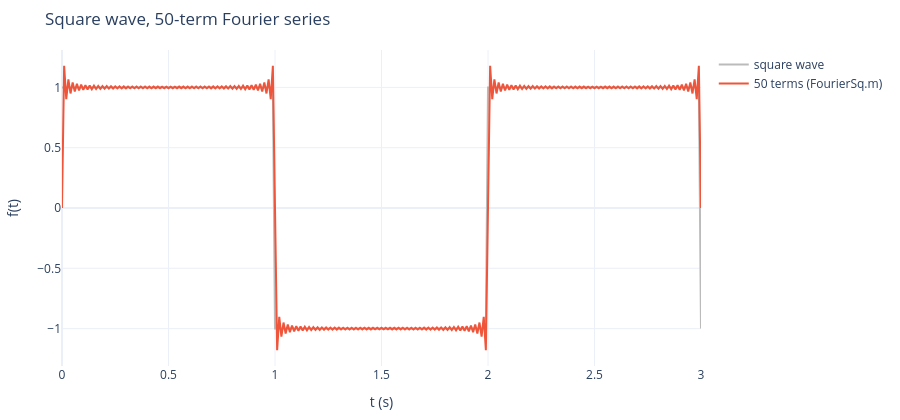
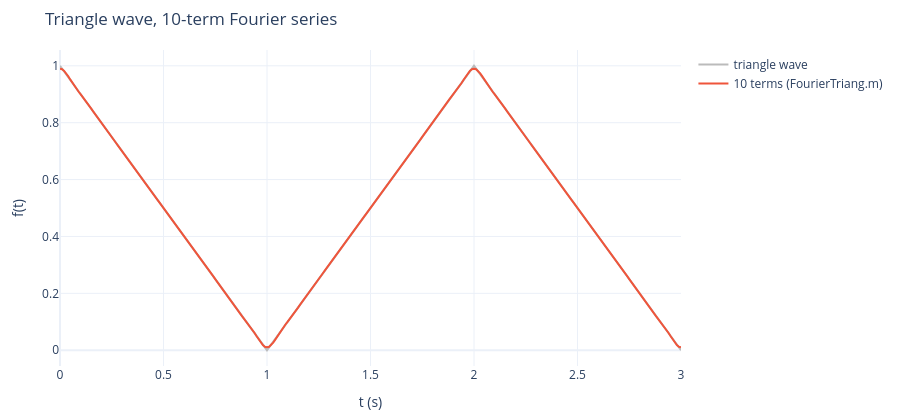

The code cell stored with these charts, in order, in its notebook:
### Markdown cell above
## 1. 傅立葉級數部分和（`FourierSq.m`、`FourierTriang.m`）

```matlab
% FourierSq.m                              % FourierTriang.m
k=50; t=0:0.01:3; f=0;                     k=10; t=0:0.01:3; f=0.5;
for n = 1:k                                for n = 1:k
 bn=4/(2*n-1)/pi;                           an=4/(2*n-1)/(2*n-1)/pi/pi;
 f=f+bn*sin((2*n-1)*pi*t);                  f=f+an*cos((2*n-1)*pi*t);
end                                        end
```
方波：$f(t)=\sum\frac{4}{(2n-1)\pi}\sin(2n-1)\pi t$；三角波：$f(t)=\frac12+\sum\frac{4}{(2n-1)^2\pi^2}\cos(2n-1)\pi t$。
先用數值積分確認係數，再畫部分和。

### Code cell
for n in range(1, 6):
    bn = round(quad(lambda t: square(t) * np.sin(n * np.pi * t), 0, 2, points=[1])[0], 12) + 0.0   # + 0.0：去掉 -0.0
    an = round(quad(lambda t: triangle(t) * np.cos(n * np.pi * t), -1, 1, points=[0])[0], 12) + 0.0
    print(f"n = {n}: square b_n = {bn:+.6f} (formula {2 * (1 - (-1)**n) / (n * np.pi):+.6f}),  "
          f"triangle a_n = {an:+.6f} (formula {2 * (1 - (-1)**n) / (n * np.pi)**2:+.6f})")


def sq_sum(t, k):
    return sum(4 / (2 * n - 1) / np.pi * np.sin((2 * n - 1) * np.pi * t) for n in range(1, k + 1))


def tri_sum(t, k):
    return 0.5 + sum(4 / (2 * n - 1)**2 / np.pi**2 * np.cos((2 * n - 1) * np.pi * t) for n in range(1, k + 1))


t = np.arange(0, 3 + 1e-9, 0.01)
fig = go.Figure([go.Scatter(x=t, y=square(t), name="square wave", line=dict(color="#bbb")),
                 go.Scatter(x=t, y=sq_sum(t, 50), name="50 terms (FourierSq.m)")])
show(fig, "Square wave, 50-term Fourier series")
tf = np.linspace(0, 1, 200001)
print(f"Gibbs: max of 50-term square-wave sum = {sq_sum(tf, 50).max():.4f} (overshoot about 9% of the jump 2 -> 1.179)")
fig = go.Figure([go.Scatter(x=t, y=triangle(t), name="triangle wave", line=dict(color="#bbb")),
                 go.Scatter(x=t, y=tri_sum(t, 10), name="10 terms (FourierTriang.m)")])
show(fig, "Triangle wave, 10-term Fourier series")
print(f"triangle 10 terms: max |sum - f| = {np.max(np.abs(tri_sum(t, 10) - triangle(t))):.4f}  (no Gibbs: the triangle wave is continuous)")

### Figure 1 — Plotly figure (JSON) as saved in the notebook; plotly's stock layout.template omitted (floating-point values rounded to 4 significant figures; data arrays with more than 128 entries replaced by an {"elided": "..."} marker saying what was removed)
{"data": [{"line": {"color": "#bbb"}, "name": "square wave", "type": "scatter", "x": {"elided": "301 float values"}, "y": {"elided": "301 float values"}}, {"name": "50 terms (FourierSq.m)", "type": "scatter", "x": {"elided": "301 float values"}, "y": {"elided": "301 float values"}}], "layout": {"height": 420, "margin": {"b": 50, "l": 60, "r": 20, "t": 50}, "title": {"text": "Square wave, 50-term Fourier series"}, "xaxis": {"title": {"text": "t (s)"}}, "yaxis": {"title": {"text": "f(t)"}}}}

### Figure 2 — Plotly figure (JSON) as saved in the notebook; plotly's stock layout.template omitted (floating-point values rounded to 4 significant figures; data arrays with more than 128 entries replaced by an {"elided": "..."} marker saying what was removed)
{"data": [{"line": {"color": "#bbb"}, "name": "triangle wave", "type": "scatter", "x": {"elided": "301 float values"}, "y": {"elided": "301 float values"}}, {"name": "10 terms (FourierTriang.m)", "type": "scatter", "x": {"elided": "301 float values"}, "y": {"elided": "301 float values"}}], "layout": {"height": 420, "margin": {"b": 50, "l": 60, "r": 20, "t": 50}, "title": {"text": "Triangle wave, 10-term Fourier series"}, "xaxis": {"title": {"text": "t (s)"}}, "yaxis": {"title": {"text": "f(t)"}}}}
